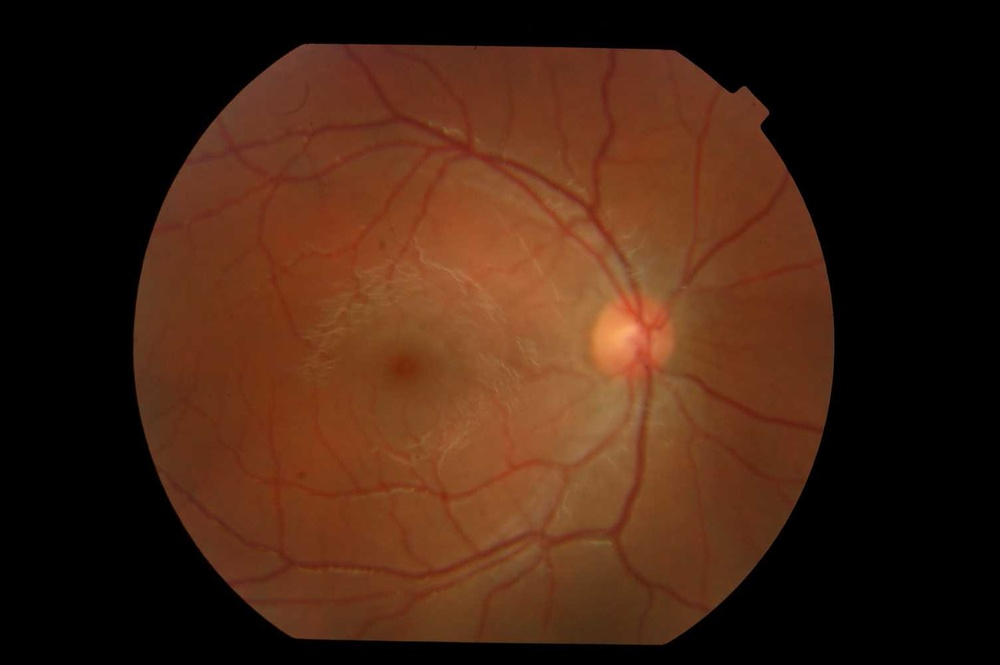
#> input picture RIDB/IM000001_1.JPG, 1000 x 665 px, shrunk from 1504 x 1000 before the run; its folder holds only this picture in this run
$ python retina.py
#> lines starting #> are read from the running program, lines starting #| are printed output that depends on the picture; after the words box and inside, x2 and y2 are one past the last pixel; in counts of white or black regions, pixels touching at a corner belong together
from genericpath import isfile
from ntpath import join
from os import listdir
import cv2
import numpy as np


filename_list = [f for f in listdir('RIDB') if isfile(join('RIDB/',f))]

images = []
labels = []

for filename in filename_list:
    img = cv2.imread('RIDB/'+filename)
#> img is the input picture: shape (665, 1000, 3); mean B, G, R 18.4, 35, 66.3
    img_save = cv2.imread('RIDB/'+filename)
    im_gray = cv2.cvtColor(img, cv2.COLOR_BGR2GRAY)
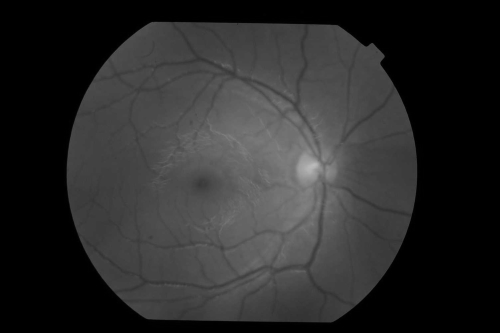
#> im_gray: shape (665, 1000) (shown at 1/2 size); min 0, max 189, mean 42.5
    im_floodfill = im_gray.copy()

    cv2.floodFill(im_floodfill, None,(0,0),255)
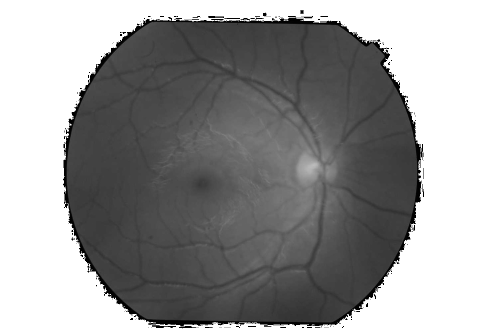
#> im_floodfill: shape (665, 1000) (shown at 1/2 size); min 0, max 255, mean 153

    h, w = im_floodfill.shape[:2]

    floodfill_mask = np.zeros((h+2, w+2), np.uint8)

    dil_kernel = np.ones((13, 13), np.uint8)


    floodfill_mask = cv2.bitwise_not(src=im_floodfill)
    floodfill_mask = cv2.threshold(floodfill_mask, 1, 255, cv2.THRESH_BINARY)[1]
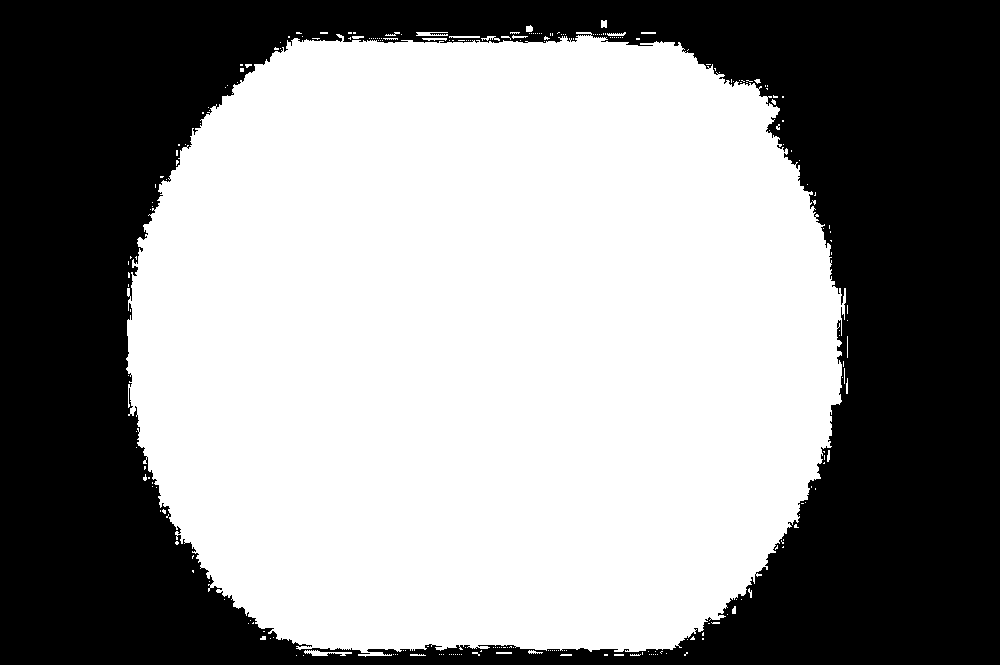
#> floodfill_mask: shape (665, 1000); 56.7% white; 1 black region, box (x1, y1, x2, y2) and area: (0, 0, 1000, 665) 288204
    floodfill_mask = cv2.erode(floodfill_mask, dil_kernel, iterations=1)
#> floodfill_mask: shape (665, 1000); 53.6% white; 1 black region, box (x1, y1, x2, y2) and area: (0, 0, 1000, 665) 308841
    clahe=cv2.createCLAHE(clipLimit=2.0, tileGridSize=(8,8))
    im_contrast = clahe.apply(im_gray)

    im_contrast = 255-im_contrast
    im_contrast = clahe.apply(im_contrast)
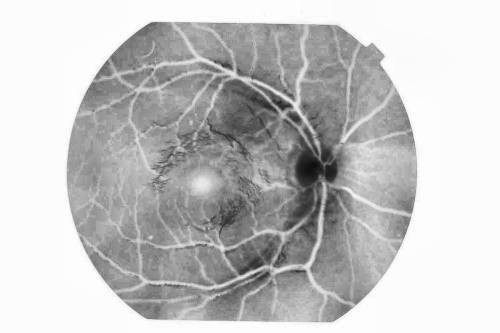
#> im_contrast: shape (665, 1000) (shown at 1/2 size); min 13, max 254, mean 196.2

    im_gauss = cv2.GaussianBlur(im_contrast, (7, 7),0)

    im_threshold= cv2.adaptiveThreshold(im_gauss, 255, cv2.ADAPTIVE_THRESH_GAUSSIAN_C, cv2.THRESH_BINARY, 5, C=0)
#> im_threshold: shape (665, 1000); 16.5% white; 4292 white regions (3443 under 20 px), largest, box (x1, y1, x2, y2) and area: (159, 47, 709, 641) 25728, (126, 38, 843, 653) 10267, (666, 87, 789, 299) 2313

    img=cv2.bitwise_and(im_threshold, floodfill_mask)
#> img: shape (665, 1000); 14.9% white; 3922 white regions (3069 under 20 px), largest, box (x1, y1, x2, y2) and area: (159, 48, 709, 641) 25719, (666, 87, 789, 299) 2309, (653, 364, 821, 434) 1237

    img=cv2.medianBlur(img, 5)
#> img: shape (665, 1000); 10.6% white; 1341 white regions (834 under 20 px), largest, box (x1, y1, x2, y2) and area: (187, 48, 675, 357) 13678, (161, 349, 708, 641) 10984, (667, 88, 789, 298) 2296
    img=cv2.bitwise_not(img)
    img=cv2.morphologyEx(img, cv2.MORPH_OPEN, cv2.getStructuringElement(cv2.MORPH_RECT, (3, 3)))
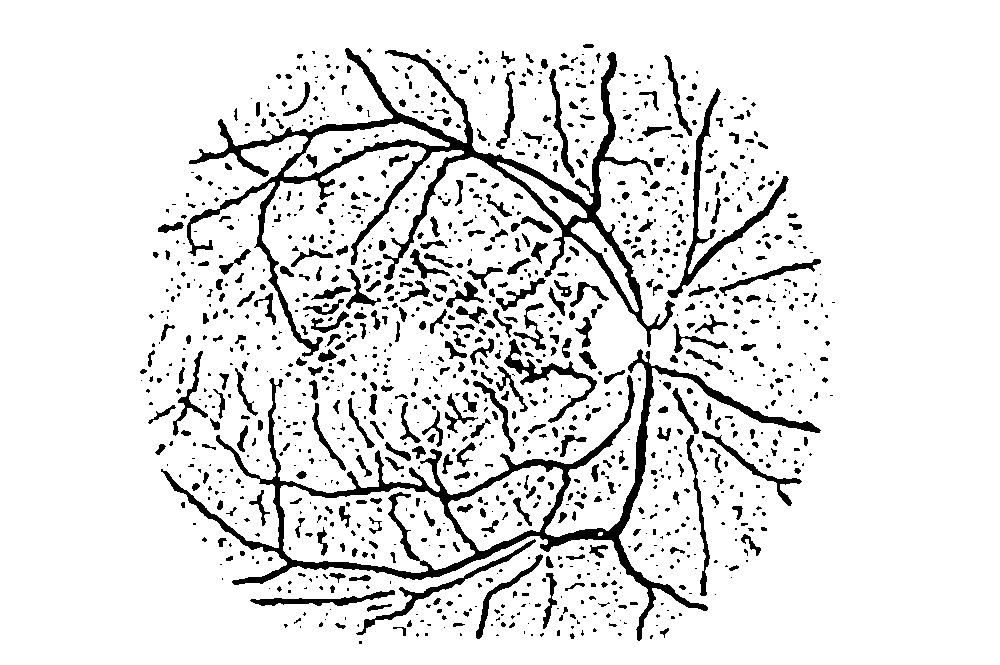
#> img: shape (665, 1000); 89.2% white; 1229 black regions (754 under 20 px), largest, box (x1, y1, x2, y2) and area: (187, 48, 675, 357) 14072, (161, 349, 821, 641) 13217, (667, 88, 789, 298) 2308
    img=cv2.bitwise_not(src=img)
    cv2.imshow("winname", img)
    cv2.waitKey()

    nb_components, output, stats, centroids = cv2.connectedComponentsWithStats(img, connectivity=8)
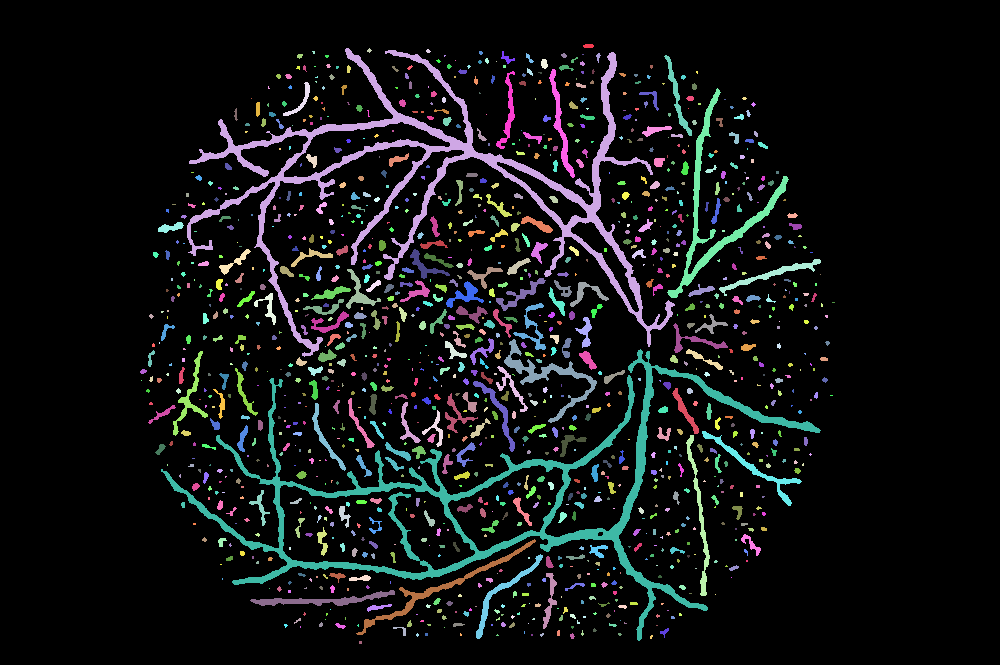
#> output: shape (665, 1000) int32; 1230 distinct labels, from 0 to 1229; one colour per label, 0 black
#> nb_components = 1230; stats = 1230 rows, first 6: [0, 0, 1000, 665, 593340], [583, 44, 11, 4, 39], [187, 48, 488, 309, 14072], [367, 48, 5, 5, 14], [426, 49, 5, 4, 14], [312, 51, 3, 3, 7]; centroids = 1230 pairs, first value 141 to 833, second value 45.54 to 642
    sizes = stats[1:, -1]
#> sizes = 1229 values, max 14072 at index 1, min 1 at index 19, mean 58.31
    nb_components = nb_components - 1
#> nb_components = 1229

    #remove small components (area < 500)
    img2 = np.zeros((output.shape), dtype=np.uint8)
    for i in range(0, nb_components):
        if stats[i + 1 , cv2.CC_STAT_AREA] >= 500:
            img2[output == i + 1] = 255


    cv2.imshow("winname", img2)

    cv2.imshow("original", img_save)
    cv2.waitKey()
    img_obj_filtered = img2.copy()

    skel_element = cv2.getStructuringElement(cv2.MORPH_CROSS, (3,3))
    skel = np.zeros(img_obj_filtered.shape, np.uint8)
    while True:
        opened = cv2.morphologyEx(img_obj_filtered, cv2.MORPH_OPEN, skel_element)
        temp = cv2.subtract(img_obj_filtered, opened)
        eroded = cv2.erode(img_obj_filtered, skel_element)
        skel = cv2.bitwise_or(skel, temp)
        img_obj_filtered = eroded.copy()
        if cv2.countNonZero(img_obj_filtered)==0:
            break
#> img_obj_filtered: shape (665, 1000); every value is 0
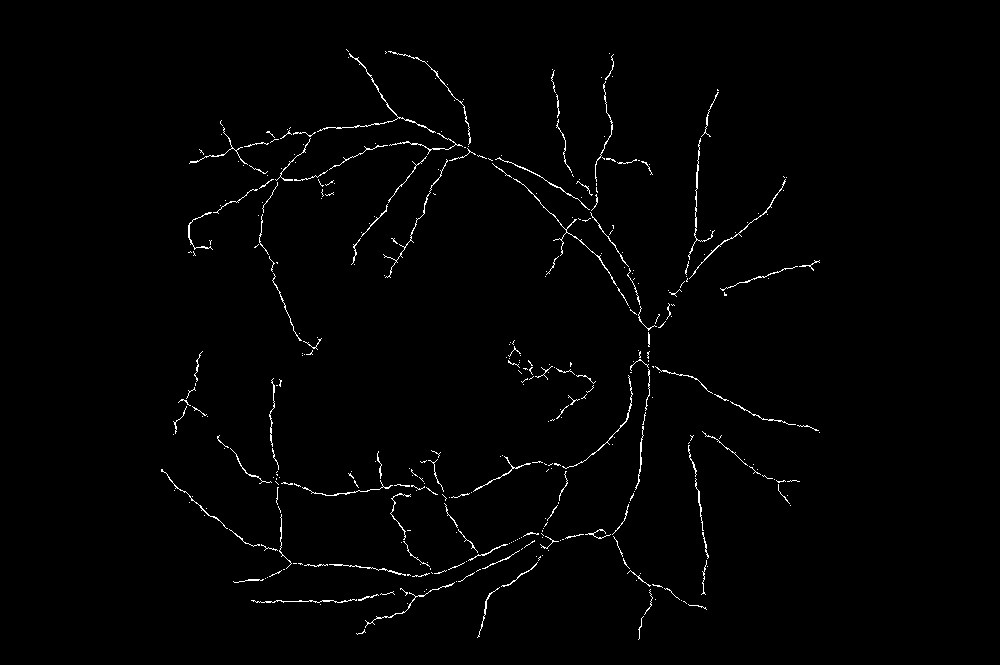
#> skel: shape (665, 1000); 1.2% white in thin lines or dots, all inside (x1, y1, x2, y2) = (161, 49, 820, 640)
    cv2.imshow("winname", skel)
    cv2.waitKey()

$ run again, on RIDB/IM000001_13.JPG
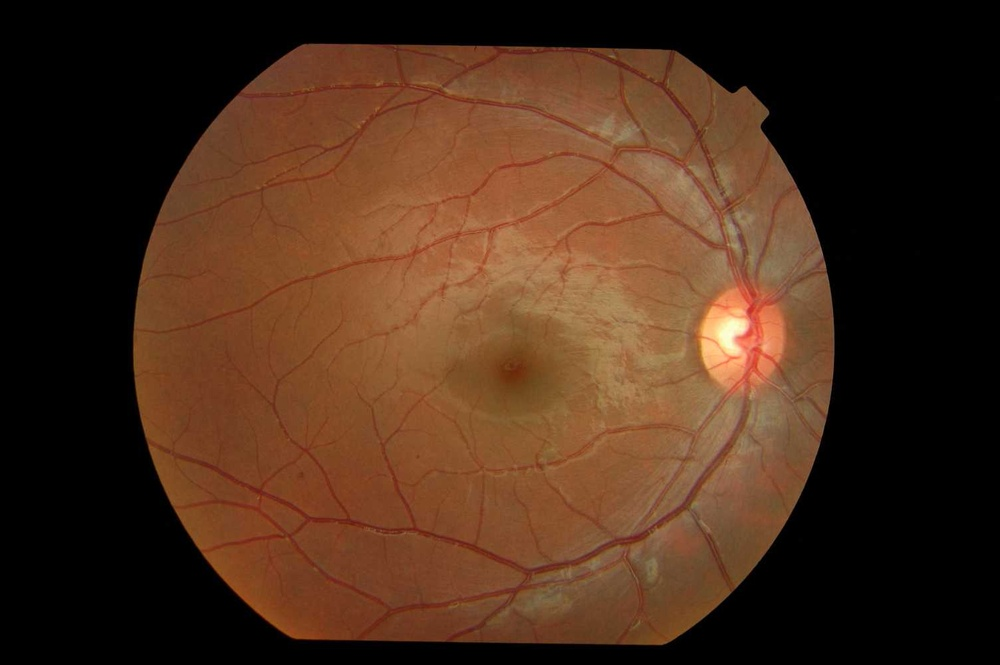
#> input picture RIDB/IM000001_13.JPG, 1000 x 665 px, shrunk from 1504 x 1000 before the run
#> img is the input picture: shape (665, 1000, 3); mean B, G, R 26.9, 45.2, 73.6
#> `floodfill_mask = cv2.threshold(floodfill_mask, 1, 255, cv2.THRESH_BINA..`:
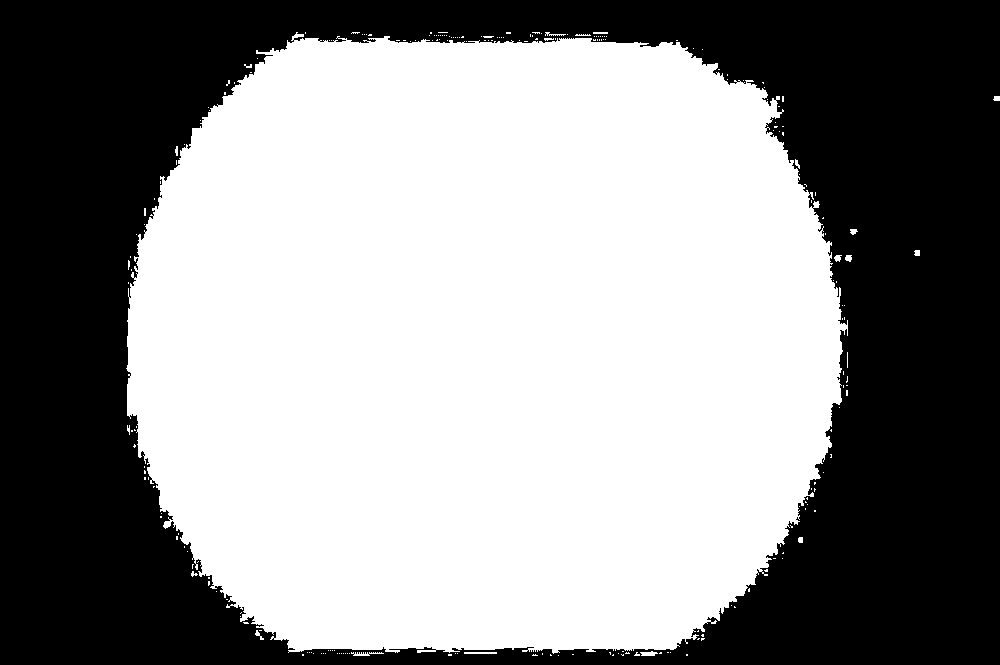
#> floodfill_mask: shape (665, 1000); 56.8% white; 1 black region, box (x1, y1, x2, y2) and area: (0, 0, 1000, 665) 287165
#> im_threshold: shape (665, 1000); 21.1% white; 3157 white regions (2138 under 20 px), largest, box (x1, y1, x2, y2) and area: (127, 37, 842, 653) 55113, (530, 257, 726, 419) 4432, (447, 281, 553, 345) 1498
#> output: shape (665, 1000) int32; 1438 distinct labels, from 0 to 1437
#> `nb_components, output, stats, centroids = cv2.connectedComponentsWithS..`: nb_components = 1438; stats = 1438 rows, first 6: [0, 0, 1000, 665, 561152], [570, 44, 17, 46, 194], [337, 49, 9, 16, 77], [358, 49, 11, 5, 32], [405, 49, 141, 40, 783], [453, 49, 21, 11, 78]; centroids = 1438 pairs, first value 134.8 to 832, second value 50.72 to 642
#> sizes = 1437 values, max 20670 at index 595, min 1 at index 42, mean 72.27
#> `nb_components = nb_components - 1`: nb_components = 1437
#> after the loop `while True:`:
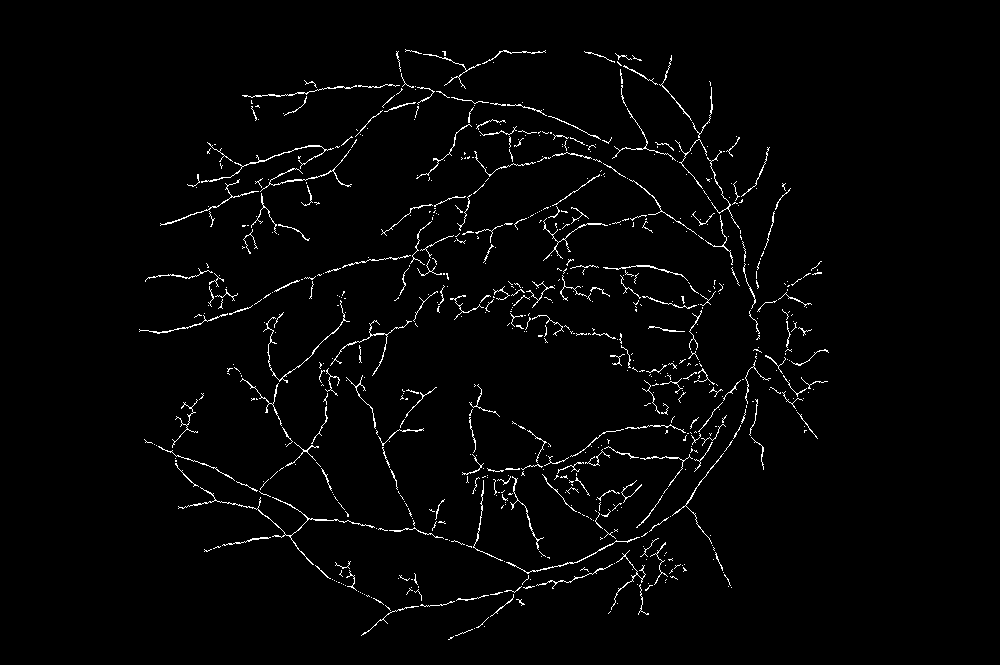
#> skel: shape (665, 1000); 2.1% white in thin lines or dots, all inside (x1, y1, x2, y2) = (139, 49, 829, 640)

$ run again, on RIDB/IM000001_14.JPG
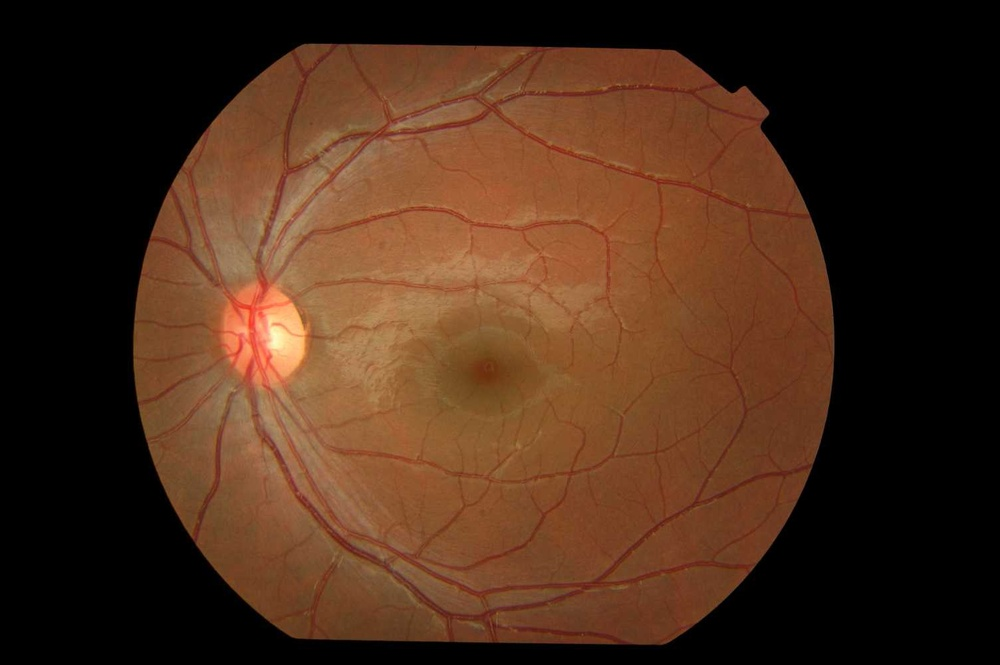
#> input picture RIDB/IM000001_14.JPG, 1000 x 665 px, shrunk from 1504 x 1000 before the run
#> img is the input picture: shape (665, 1000, 3); mean B, G, R 25.9, 44.1, 73.3
#> `floodfill_mask = cv2.threshold(floodfill_mask, 1, 255, cv2.THRESH_BINA..`:
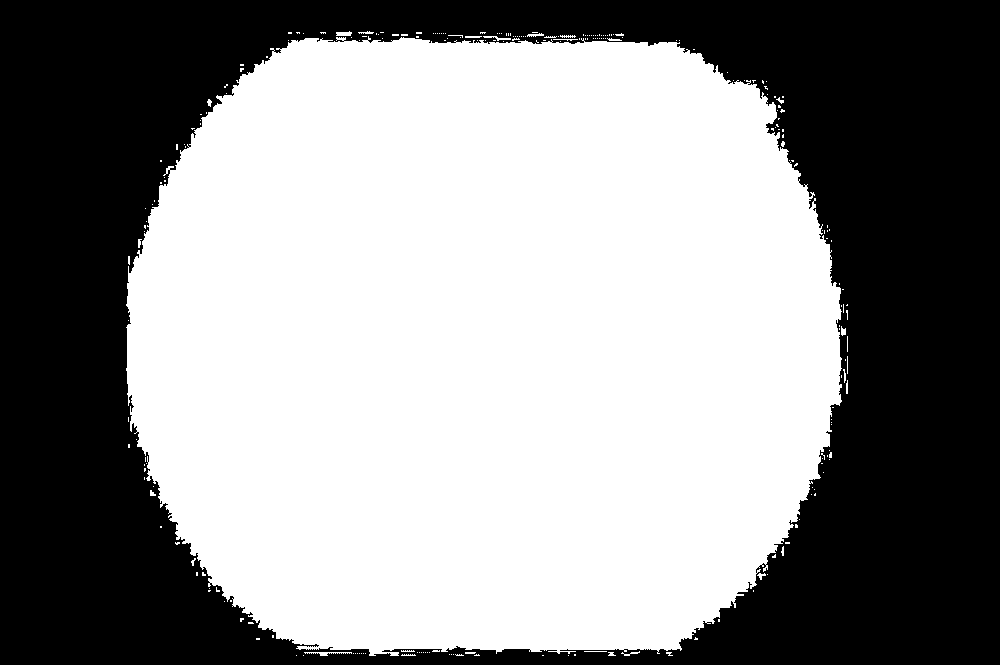
#> floodfill_mask: shape (665, 1000); 56.8% white; 1 black region, box (x1, y1, x2, y2) and area: (0, 0, 1000, 665) 287428
#> im_threshold: shape (665, 1000); 21.4% white; 3003 white regions (2022 under 20 px), largest, box (x1, y1, x2, y2) and area: (127, 37, 841, 654) 56849, (281, 274, 564, 365) 2774, (137, 318, 244, 440) 1677
#> output: shape (665, 1000) int32; 1421 distinct labels, from 0 to 1420
#> `nb_components, output, stats, centroids = cv2.connectedComponentsWithS..`: nb_components = 1421; stats = 1421 rows, first 6: [0, 0, 1000, 665, 559620], [308, 49, 5, 6, 22], [317, 48, 5, 4, 15], [252, 48, 579, 336, 18824], [358, 51, 6, 4, 16], [424, 51, 8, 6, 28]; centroids = 1421 pairs, first value 136.2 to 824.9, second value 49.53 to 642
#> sizes = 1420 values, max 24131 at index 177, min 1 at index 52, mean 74.21
#> `nb_components = nb_components - 1`: nb_components = 1420
#> after the loop `while True:`:
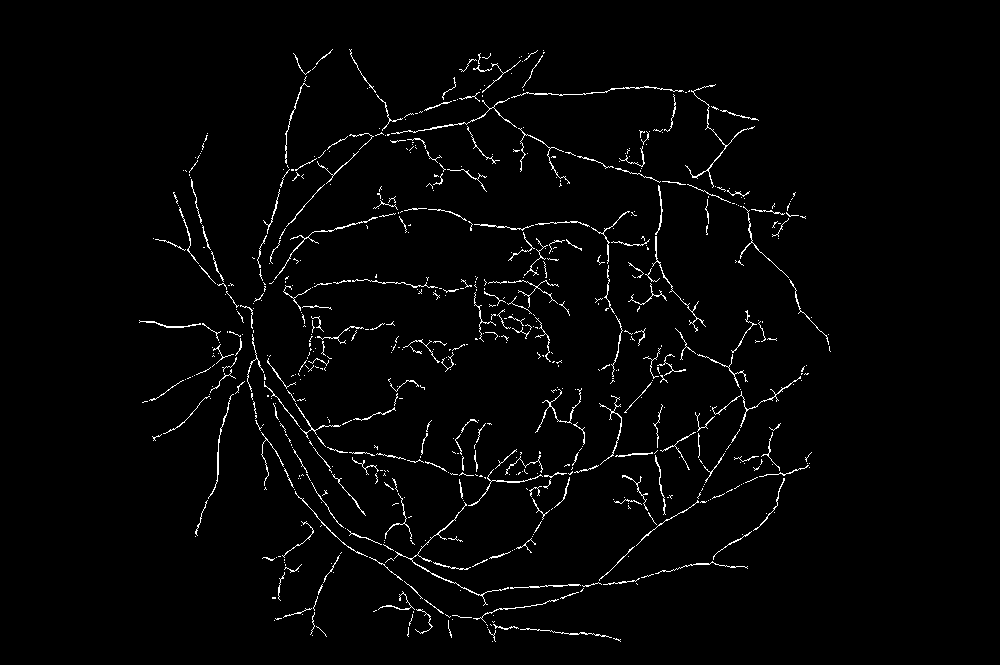
#> skel: shape (665, 1000); 2.1% white in thin lines or dots, all inside (x1, y1, x2, y2) = (139, 49, 831, 642)
